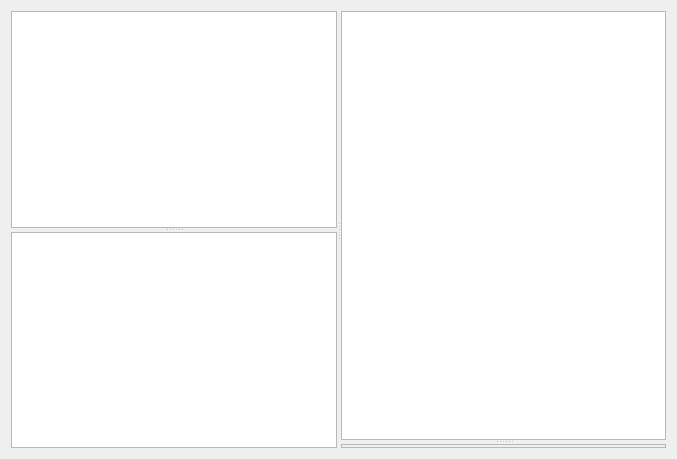
<?xml version="1.0" encoding="UTF-8"?>
<ui version="4.0">
 <class>MailTab</class>
 <widget class="QWidget" name="MailTab">
  <property name="geometry">
   <rect>
    <x>0</x>
    <y>0</y>
    <width>677</width>
    <height>459</height>
   </rect>
  </property>
  <property name="windowTitle">
   <string/>
  </property>
  <layout class="QVBoxLayout" name="verticalLayout_4">
   <item>
    <widget class="QSplitter" name="splitter_3">
     <property name="orientation">
      <enum>Qt::Horizontal</enum>
     </property>
     <widget class="QSplitter" name="splitter_2">
      <property name="orientation">
       <enum>Qt::Vertical</enum>
      </property>
      <widget class="QTreeView" name="AccountsTree_"/>
      <widget class="QTreeView" name="FoldersTree_"/>
     </widget>
     <widget class="QSplitter" name="splitter">
      <property name="orientation">
       <enum>Qt::Vertical</enum>
      </property>
      <widget class="QWidget" name="verticalLayoutWidget">
       <layout class="QVBoxLayout" name="MailTreeLay_">
        <item>
         <widget class="QTreeView" name="MailTree_"/>
        </item>
       </layout>
      </widget>
      <widget class="QFrame" name="ViewFrame_">
       <property name="sizePolicy">
        <sizepolicy hsizetype="Preferred" vsizetype="Expanding">
         <horstretch>0</horstretch>
         <verstretch>0</verstretch>
        </sizepolicy>
       </property>
       <property name="frameShape">
        <enum>QFrame::StyledPanel</enum>
       </property>
       <property name="frameShadow">
        <enum>QFrame::Raised</enum>
       </property>
       <layout class="QVBoxLayout" name="verticalLayout">
        <property name="margin">
         <number>0</number>
        </property>
       </layout>
      </widget>
     </widget>
    </widget>
   </item>
  </layout>
 </widget>
 <resources/>
 <connections/>
</ui>
